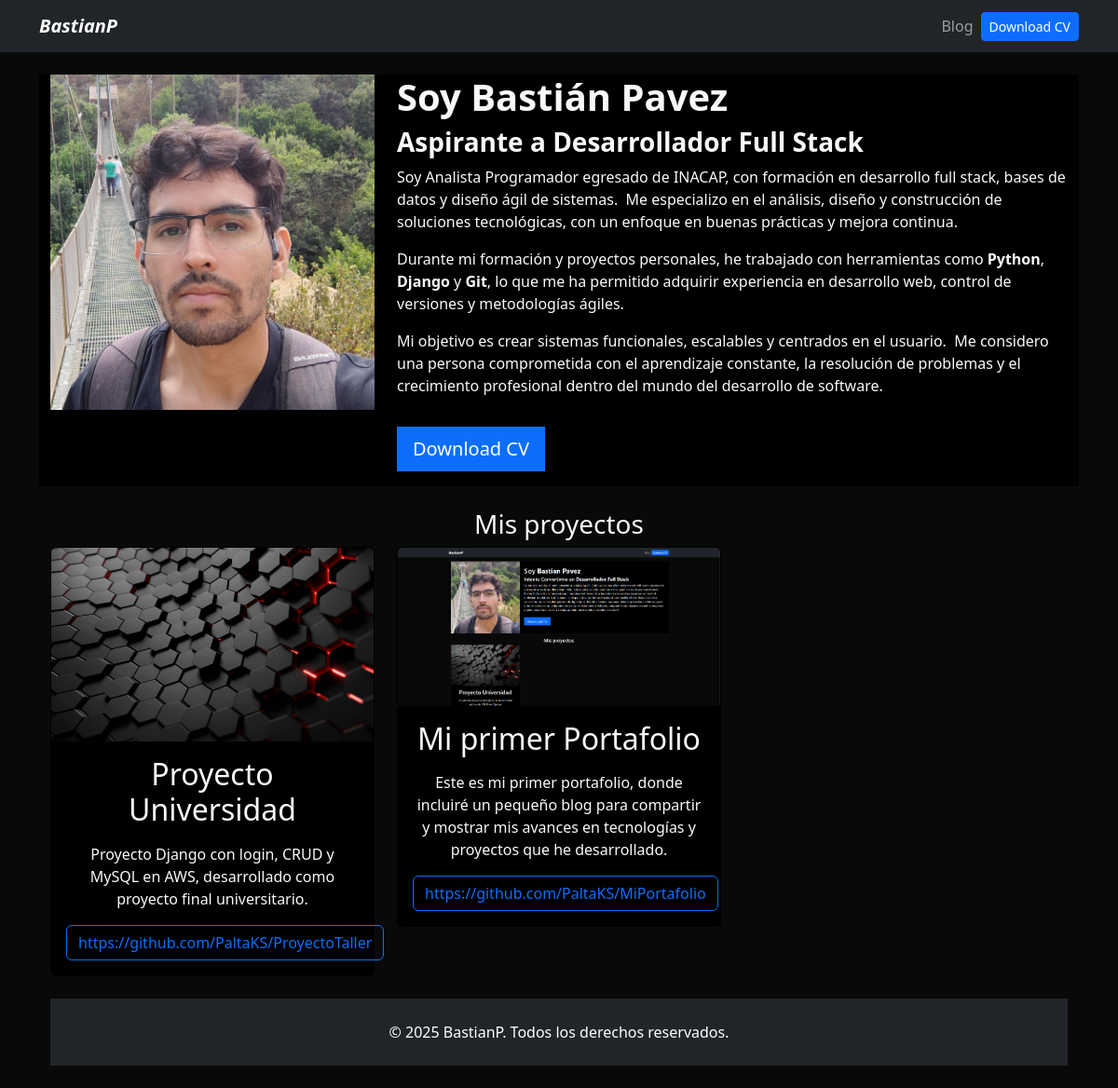
Before: / with the older database file.
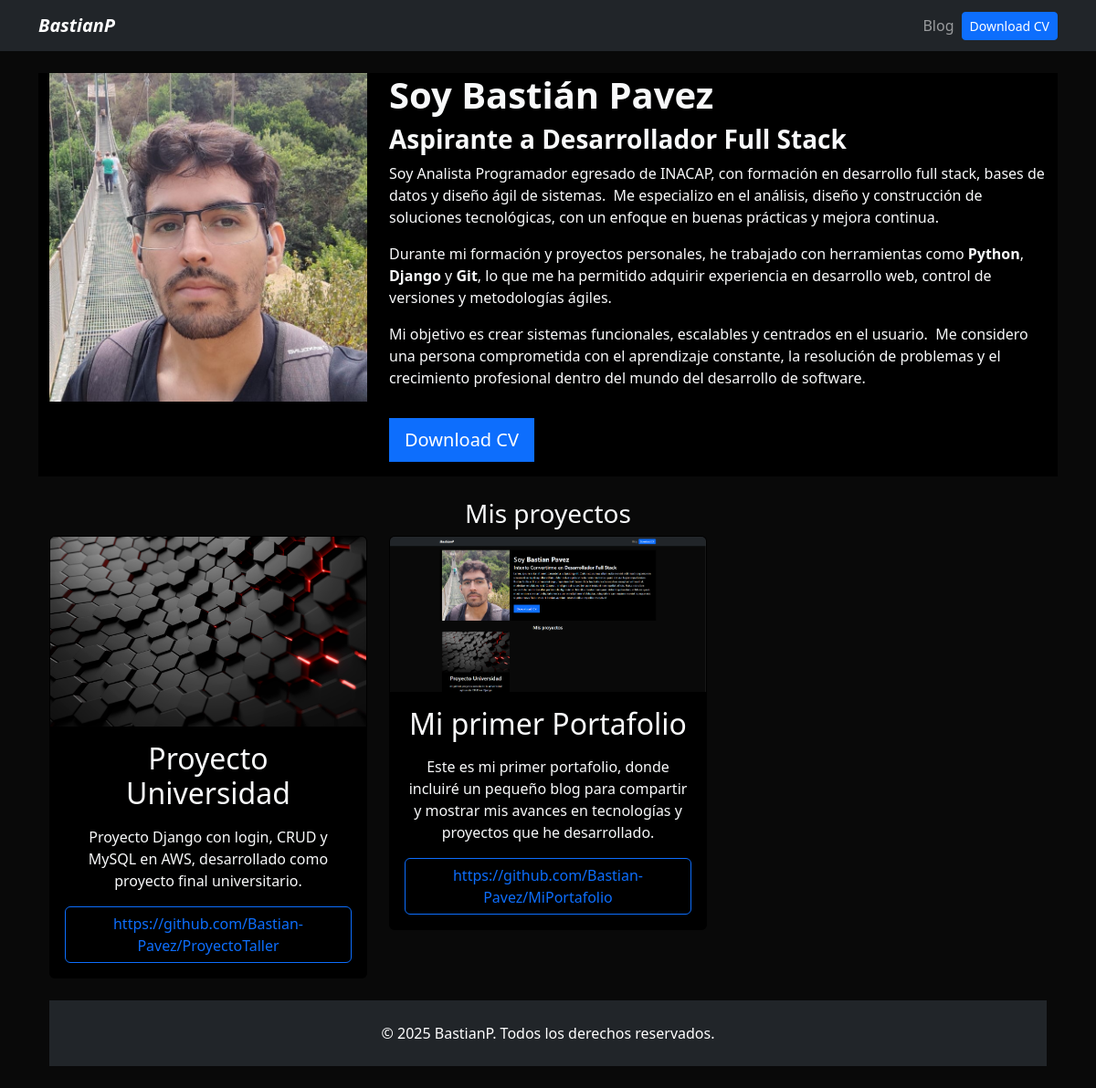
After: the same page with the newer database file.
### portafolio/models.py (models this page shows)
class Project(models.Model):
    title = CharField(max_length=100)
    description = CharField(max_length=200)
    image = ImageField(upload_to='porfolio/images/')
    url = URLField(blank=True)

### portafolio/views.py (the view)
# urls.py: 2. Add a URL to urlpatterns:  path('', views.home, name='home')
def home(request):
    projects = Project.objects.all()
    return render(request, 'home.html', {'projects': projects })

### portafolio/templates/home.html (shortened to what this page needs)
{% extends 'layout.html' %}
{% load static %}
{% block content %}
<Header class="row bg-black">
    <div class="col-md-4">
        <img src="{% static 'portafolio/profile.jpeg' %}" alt="" class="img-fluid">
    </div>
    <div class="col-md-8 my-auto">
        <h1><strong>Soy Bastián Pavez</strong></h1>
        <h3><strong>Aspirante a Desarrollador Full Stack</strong></h3>
        <p>Soy Analista Programador egresado de INACAP, con formación en desarrollo full stack, bases de datos y diseño
            ágil de sistemas. &nbsp;Me especializo en el análisis, diseño y construcción de soluciones tecnológicas, con
            un enfoque en buenas prácticas y mejora continua.</p>
        <p>Durante mi formación y proyectos personales, he trabajado con herramientas como <strong>Python</strong>,
            <strong>Django</strong> y <strong>Git</strong>, lo que me ha permitido adquirir experiencia en desarrollo
            web, control de versiones y metodologías ágiles.
        </p>
        <p>Mi objetivo es crear sistemas funcionales, escalables y centrados en el usuario. &nbsp;Me considero una
            persona comprometida con el aprendizaje constante, la resolución de problemas y el crecimiento profesional
            dentro del mundo del desarrollo de software.</p>
        <a href="{% static 'portafolio/CV-Bastian-Pavez.pdf' %}" target="_blank"
            class="btn btn-primary btn-lg rounded-0 my-3">Download CV</a>
    </div>
</Header>
<div class="row my-4 text-center">
    <h3>Mis proyectos</h3>
    {% for project in projects %}
    <div class="col-md-4">
        <div class="card bg-black card-project text-light">
            <img src="{{project.image.url}}" alt="{{project.title}}" class="card-img-top">
            <div class="card-body">
                <h2>{{ project.title }}</h2>
                <p></p> {{ project.description}}</p>
                {% if project.url %}
                <a href="{{project.url}}" class="btn btn-outline-primary" target="_blank">{{project.url}}</a>
                {% endif %}
            </div>
        </div>
    </div>
    {% endfor %}
    {% endblock %}

Changed rows visible on the page:
changed Project "Proyecto Universidad": url "https://github.com/PaltaKS/ProyectoTaller" → "https://github.com/Bastian-Pavez/ProyectoTaller"
changed Project "Mi primer Portafolio": url "https://github.com/PaltaKS/MiPortafolio" → "https://github.com/Bastian-Pavez/MiPortafolio"
